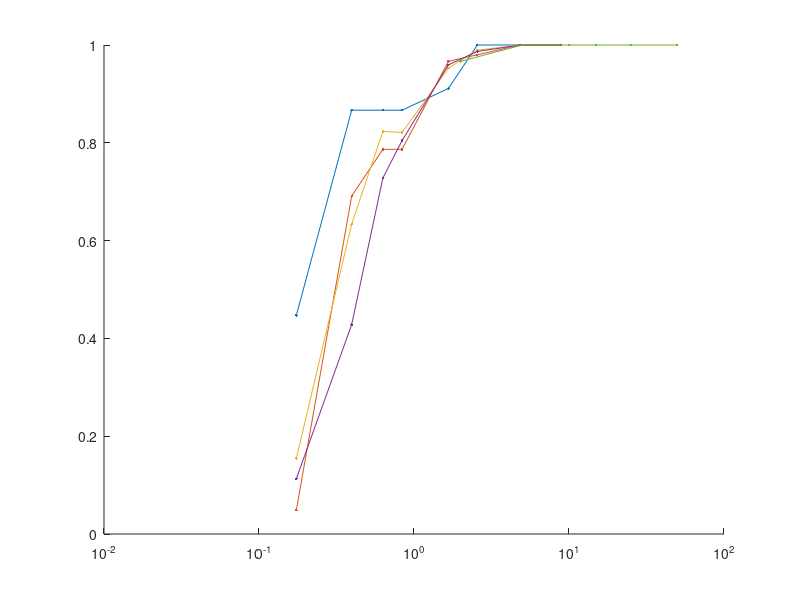

Recreate this plot in MATLAB. (Note: this script raises an error after producing the figure.)
data = load('test_steps_accuracy');

%%
t=4;
ni=data.nets(3);


clf; hold all;
semilogx(squeeze(data.recordeffmv(ni,:,t)),squeeze(data.recordtaunn(ni,:,t,:)),'.-');
semilogx(data.nmults,squeeze(data.recordtstaunn(ni,:,t,2)),'.-');
set(gca,'XScale','log');
title(graphnames(ni));
xlim([1e-3,1e2]);
ylim([-0.1,1.1]);

